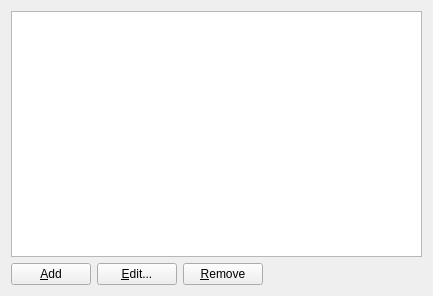
<?xml version="1.0" encoding="UTF-8"?>
<ui version="4.0">
 <class>ExternalToolsConfigWidget</class>
 <widget class="QWidget" name="ExternalToolsConfigWidget">
  <property name="geometry">
   <rect>
    <x>0</x>
    <y>0</y>
    <width>433</width>
    <height>296</height>
   </rect>
  </property>
  <layout class="QVBoxLayout" name="verticalLayout">
   <item>
    <widget class="QTreeView" name="lbTools">
     <property name="whatsThis">
      <string>This list shows all the configured tools, represented by their menu text.</string>
     </property>
     <property name="headerHidden">
      <bool>true</bool>
     </property>
    </widget>
   </item>
   <item>
    <layout class="QHBoxLayout" name="horizontalLayout">
     <item>
      <widget class="QPushButton" name="btnAdd">
       <property name="text">
        <string>&amp;Add</string>
       </property>
      </widget>
     </item>
     <item>
      <widget class="QPushButton" name="btnEdit">
       <property name="text">
        <string>&amp;Edit...</string>
       </property>
      </widget>
     </item>
     <item>
      <widget class="QPushButton" name="btnRemove">
       <property name="text">
        <string>&amp;Remove</string>
       </property>
      </widget>
     </item>
     <item>
      <spacer name="horizontalSpacer">
       <property name="orientation">
        <enum>Qt::Horizontal</enum>
       </property>
       <property name="sizeHint" stdset="0">
        <size>
         <width>40</width>
         <height>20</height>
        </size>
       </property>
      </spacer>
     </item>
    </layout>
   </item>
  </layout>
 </widget>
 <resources/>
 <connections/>
</ui>
